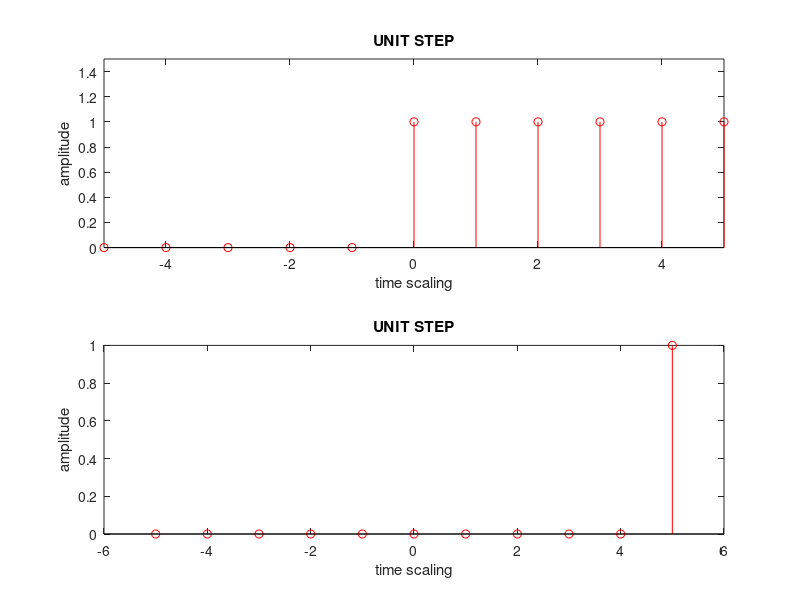

MATLAB code for this plot:

%Task 03
%step signal and shift in step signal
subplot(2,1,1);
l=input('enter lower bound ');
u=input('enter upper bound ');
n=-l:1:u;
x=[zeros(1,l) ones(1,1) ones(1,u)];
stem(n,x, 'r')
xlabel('time scaling')
ylabel('amplitude')
title('UNIT STEP')
axis([-l u 0 1.5])

subplot(2,1,2);
d=input('enter delayed sample ');
x=[zeros(1,l+d) ones(1,1) ones(1,u-d)];
stem(n,x, 'r')
xlabel('time scaling')
ylabel('amplitude')
title('UNIT STEP')